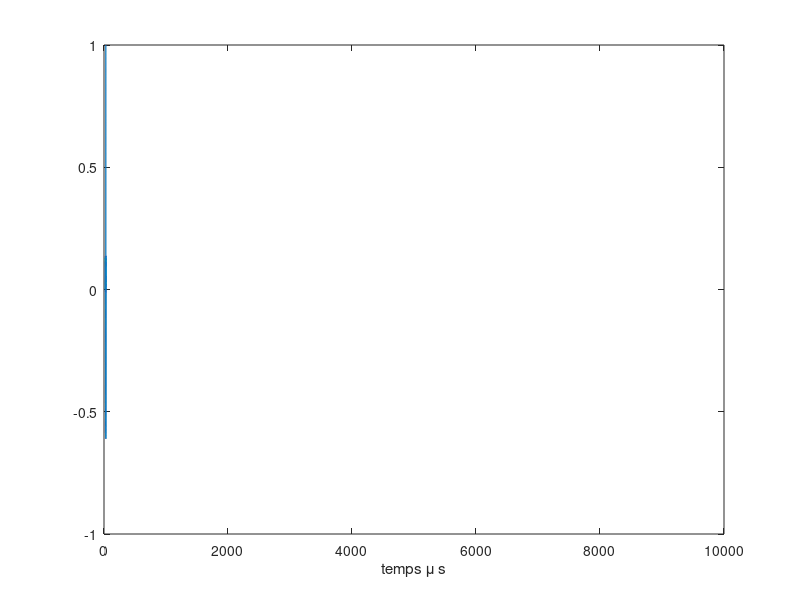
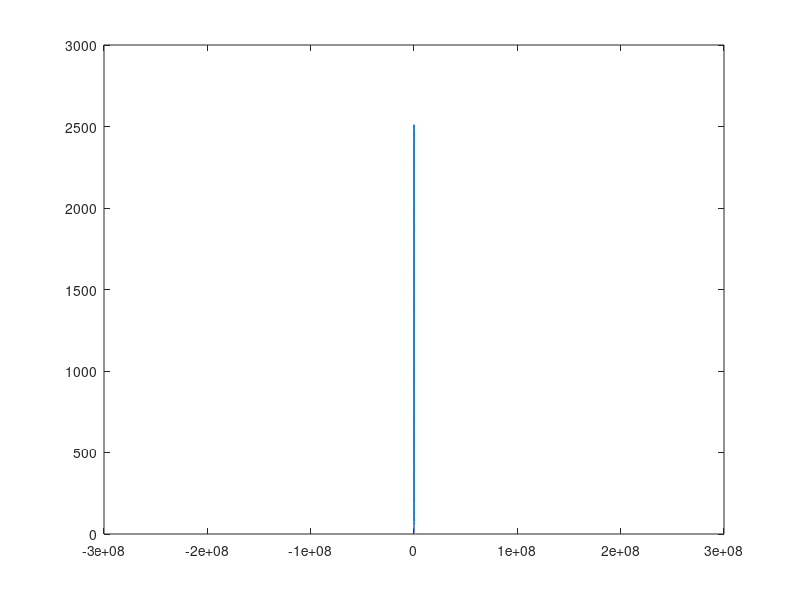

MATLAB code for these plots, in order: (Note: this script raises an error after producing the figures.)
clear
% Fréquence du générateur (fréquence de répétition du signal)
fp = 100;
% Période de répétition du signal
Tp = 1/fp;
%Nombre de points du signal
N = (0:(2^22-1)); % 2^14 par defaut
%Vecteur temporel
t = Tp/length(N)*N;
%Fréquence d'échantillonnage
fe = length(N)/Tp;
%Fréquence centrale du signal
fc_N = 100;
fc = fc_N*1e3;
%variance de la Gaussienne
N_sigma = 3;
sigmaf  = fc/N_sigma;
%sigmaf  = 1e6/N_sigma;
%variance de la Gaussienne temporelle
sigmat = 1/2/pi/sigmaf;
%sigmat = sigmat/5; % tiens sur 10 ca ressemble a un ricker
%temps de "départ"
t0 = 6*sigmat;
%Signal
A = cos(2*pi*fc*(t-t0)).*exp(-(t-t0).^2/2/sigmat^2);
Nf = 4*length(N);
ATF = fftshift(fft(A,Nf));
Freq = ((-Nf/2:Nf/2-1) *fe/Nf);
figure
plot(t*1e6,A)
xlabel('temps \mu s')

figure;     
plot(Freq,abs(ATF))
%%

name = "gauss_+"+fc_N+"_kHz_fp100.wav";
%name = name + fp +"Hz.wav" ;
audiowrite(name,A,fe)


%Ecriture d'un fichier .DAT
%tamere = fopen('tamerelachienne.tps','w');
%connard = fwrite(tamere,A);
%DA = fclose(tamere);
